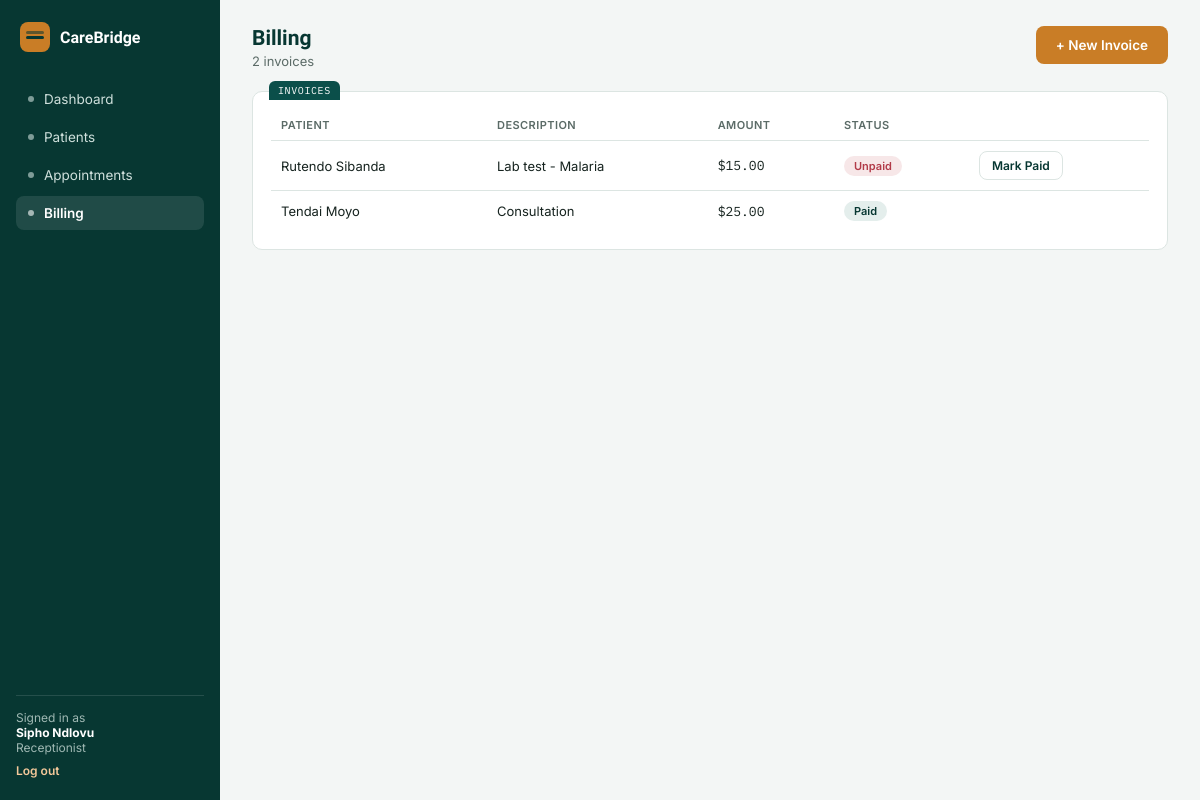
Page /billing/ (signed in) on the committed database.
### accounts/models.py (models this page shows, shortened)
class User(AbstractUser):
    class Role(models.TextChoices):
        ADMIN = "ADMIN", "Hospital Administrator"
        DOCTOR = "DOCTOR", "Doctor"
        RECEPTIONIST = "RECEPTIONIST", "Receptionist"
    role = models.CharField(max_length=20, choices=Role.choices, default=Role.RECEPTIONIST)
    staff_id = models.CharField(max_length=20, unique=True, null=True, blank=True)
    department = models.CharField(max_length=100, blank=True)
    is_approved = models.BooleanField(
        default=False,
        help_text="Staff accounts must be approved by a Hospital Administrator before they can log in.",
    )

### billing/models.py (models this page shows, shortened)
class Invoice(models.Model):
    class Status(models.TextChoices):
        UNPAID = "UNPAID", "Unpaid"
        PAID = "PAID", "Paid"
    patient = models.ForeignKey(Patient, on_delete=models.CASCADE, related_name="invoices")
    description = models.CharField(max_length=255, help_text="e.g. Consultation, Lab test, Ward fee")
    amount = models.DecimalField(max_digits=10, decimal_places=2)
    status = models.CharField(max_length=10, choices=Status.choices, default=Status.UNPAID)
    created_at = models.DateTimeField(auto_now_add=True)
    class Meta:
        ordering = ["-created_at"]

### patients/models.py (models this page shows, shortened)
class Patient(models.Model):
    class Sex(models.TextChoices):
        FEMALE = "F", "Female"
        MALE = "M", "Male"
    patient_id = models.CharField(max_length=12, unique=True, default=generate_patient_id, editable=False)
    full_name = models.CharField(max_length=150)
    date_of_birth = models.DateField()
    sex = models.CharField(max_length=1, choices=Sex.choices)
    phone_number = models.CharField(max_length=20, blank=True)
    next_of_kin = models.CharField(max_length=150, blank=True, help_text="Name and phone number")
    allergies = models.CharField(max_length=255, blank=True)
    chronic_conditions = models.CharField(max_length=255, blank=True)
    notes = models.TextField(blank=True)
    registered_at = models.DateTimeField(auto_now_add=True)
    registered_by = models.ForeignKey(
        "accounts.User", on_delete=models.SET_NULL, null=True, related_name="patients_registered"
    )
    class Meta:
        ordering = ["-registered_at"]

### billing/views.py (the view)
# urls.py: path("billing/", bill_views.invoice_list, name="invoice_list"),
@login_required
def invoice_list(request):
    invoices = Invoice.objects.select_related("patient").all()
    return render(request, "billing/list.html", {"invoices": invoices})

### templates/billing/list.html
{% extends "base.html" %}
{% block content %}
<div class="topbar">
  <div><h1>Billing</h1><p>{{ invoices|length }} invoice{{ invoices|length|pluralize }}</p></div>
  <a class="btn accent" href="{% url 'create_invoice' %}">+ New Invoice</a>
</div>
<div class="card tab" data-tab="INVOICES">
  <table>
    <tr><th>Patient</th><th>Description</th><th>Amount</th><th>Status</th><th></th></tr>
    {% for i in invoices %}
    <tr>
      <td>{{ i.patient.full_name }}</td>
      <td>{{ i.description }}</td>
      <td class="mono">${{ i.amount }}</td>
      <td><span class="pill {{ i.status|lower }}">{{ i.get_status_display }}</span></td>
      <td>{% if i.status == "UNPAID" %}<a class="btn ghost small" href="{% url 'mark_paid' i.id %}">Mark Paid</a>{% endif %}</td>
    </tr>
    {% empty %}
    <tr><td colspan="5" style="color:var(--muted);">No invoices yet.</td></tr>
    {% endfor %}
  </table>
</div>
{% endblock %}

### templates/base.html (shortened to what this page needs)
{% load static %}
<!DOCTYPE html>
<html lang="en">
<head>
<link rel="stylesheet" href="{% static 'css/style.css' %}">
</head>
<body>
<div class="app">
  <aside class="sidebar">
    <div class="brand"><div class="mark"></div><span>CareBridge</span></div>
    {% if user.role == "ADMIN" %}
      <a class="nav-item {% if request.path == '/dashboard/' %}on{% endif %}" href="{% url 'dashboard' %}"><span class="dot"></span>Dashboard</a>
      <a class="nav-item {% if '/patients' in request.path %}on{% endif %}" href="{% url 'patient_list' %}"><span class="dot"></span>Patients</a>
      <a class="nav-item {% if '/appointments' in request.path %}on{% endif %}" href="{% url 'appointment_list' %}"><span class="dot"></span>Appointments</a>
      <a class="nav-item {% if '/billing' in request.path %}on{% endif %}" href="{% url 'invoice_list' %}"><span class="dot"></span>Billing</a>
      <a class="nav-item {% if '/staff/pending' in request.path %}on{% endif %}" href="{% url 'pending_staff' %}"><span class="dot"></span>Staff Approvals</a>
      <a class="nav-item {% if request.path == '/reports/' %}on{% endif %}" href="{% url 'reports' %}"><span class="dot"></span>Reports</a>
    {% else %}
      <a class="nav-item {% if request.path == '/dashboard/' %}on{% endif %}" href="{% url 'dashboard' %}"><span class="dot"></span>Dashboard</a>
      <a class="nav-item {% if '/patients' in request.path %}on{% endif %}" href="{% url 'patient_list' %}"><span class="dot"></span>Patients</a>
      <a class="nav-item {% if '/appointments' in request.path %}on{% endif %}" href="{% url 'appointment_list' %}"><span class="dot"></span>Appointments</a>
      <a class="nav-item {% if '/billing' in request.path %}on{% endif %}" href="{% url 'invoice_list' %}"><span class="dot"></span>Billing</a>
    {% endif %}
    <div class="sidebar-foot">
      Signed in as<br><b style="color:#fff;">{{ user.get_full_name|default:user.username }}</b><br>{{ user.get_role_display }}
      <a href="{% url 'logout' %}">Log out</a>
    </div>
  </aside>
  <main class="main">
    {% block content %}{% endblock %}
  </main>
</div>
</body>
</html>

### static/css/style.css (style rules this page uses)
:root { --bg:#F3F6F5; --surface:#FFFFFF; --primary:#0B4F4A; --primary-dark:#073732; --primary-tint:#E4EEEC; --accent:#C97D26; --accent-tint:#FBEEE0; --danger:#B23A48; --danger-tint:#F7E7E8; --text:#16231F; --muted:#5B6B67; --border:#DCE5E2; --radius:10px; }
* { box-sizing:border-box; }
body { margin:0;background:var(--bg);color:var(--text);font-family:'Inter',Arial,sans-serif;font-size:14px; }
h1,h2,h3 { font-family:'Sora',Arial,sans-serif; }
.mono { font-family:'IBM Plex Mono',monospace; }
a { color:inherit;text-decoration:none; }
.app { display:grid;grid-template-columns:220px 1fr;min-height:100vh; }
.sidebar { background:var(--primary-dark);color:#fff;padding:22px 16px;display:flex;flex-direction:column;gap:4px; }
.brand { display:flex;align-items:center;gap:10px;margin-bottom:26px;padding:0 4px; }
.brand .mark { width:30px;height:30px;border-radius:8px;background:var(--accent);position:relative;flex:none; }
.brand .mark::after { content:"";position:absolute;left:6px;top:14px;width:18px;height:3px;background:var(--primary-dark);border-radius:2px; }
.brand .mark::before { content:"";position:absolute;left:6px;top:9px;width:18px;height:3px;background:var(--primary-dark);border-radius:2px;opacity:.55; }
.brand span { font-family:'Sora',Arial,sans-serif;font-weight:600;font-size:16px;color:#fff; }
.nav-item { display:flex;align-items:center;gap:10px;padding:9px 12px;border-radius:8px;color:#CFE0DC;font-size:13.5px; }
.nav-item.on { background:rgba(255,255,255,.1);color:#fff;font-weight:600; }
.nav-item .dot { width:6px;height:6px;border-radius:50%;background:currentColor;opacity:.6;flex:none; }
.sidebar-foot { margin-top:auto;padding-top:14px;border-top:1px solid rgba(255,255,255,.12);font-size:12px;color:#9FB8B3; }
.sidebar-foot a { display:block;margin-top:8px;color:#F3C89A;font-weight:600; }
.main { padding:26px 32px;max-width:1100px; }
.topbar { display:flex;justify-content:space-between;align-items:flex-start;margin-bottom:22px;flex-wrap:wrap;gap:12px; }
.topbar h1 { font-size:21px;margin:0 0 3px;color:var(--primary-dark); }
.topbar p { margin:0;color:var(--muted);font-size:13px; }
.card { background:var(--surface);border:1px solid var(--border);border-radius:var(--radius);position:relative;padding:18px;margin-bottom:16px; }
.card.tab::before { content:attr(data-tab);position:absolute;top:-11px;left:16px;background:var(--primary);color:#fff;font-family:'IBM Plex Mono',monospace;font-size:10px;letter-spacing:.06em;padding:3px 9px;border-radius:6px 6px 0 0; }
table { width:100%;border-collapse:collapse;font-size:13px; }
th { text-align:left;color:var(--muted);font-weight:600;font-size:11px;text-transform:uppercase;letter-spacing:.04em;padding:8px 10px;border-bottom:1px solid var(--border); }
td { padding:10px;border-bottom:1px solid var(--border); }
tr:last-child td { border-bottom:none; }
.pill { display:inline-block;padding:3px 10px;border-radius:20px;font-size:11px;font-weight:600; }
.pill.urgent,.pill.unpaid,.pill.cancelled { background:var(--danger-tint);color:var(--danger); }
.pill.ok,.pill.confirmed,.pill.paid,.pill.completed { background:var(--primary-tint);color:var(--primary-dark); }
.btn { border:none;border-radius:8px;padding:11px 20px;font-size:13.5px;font-weight:600;cursor:pointer;font-family:'Inter',Arial,sans-serif;display:inline-block; }
.btn.ghost { background:transparent;color:var(--primary-dark);border:1px solid var(--border); }
.btn.accent { background:var(--accent);color:#fff; }
.btn.small { padding:6px 12px;font-size:12px; }

### rows in the picture
User: get_full_name "Sipho Ndlovu", role "Receptionist"
Invoice: patient.full_name "Rutendo Sibanda", description "Lab test - Malaria", amount "15.00", status "Unpaid", shows "Mark Paid"
Invoice: patient.full_name "Tendai Moyo", description "Consultation", amount "25.00", status "Paid"

### other values in the picture
{{ invoices|length }} "2"
